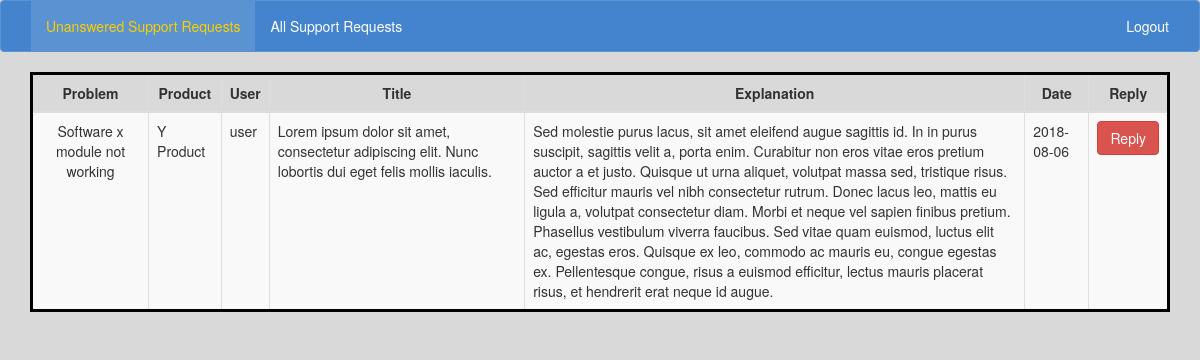
Page /ticketsystem/index.php/panel on the committed database.
### tables this page shows
CREATE TABLE `tickets` (
  `id` int(11) NOT NULL,
  `user_id` int(11) NOT NULL,
  `ticket_date` date NOT NULL,
  `categorie_id` varchar(255) NOT NULL,
  `product_id` int(11) NOT NULL,
  `ticket_exp` text NOT NULL,
  `ticket_title` text NOT NULL,
  `ticket_status` int(11) NOT NULL
);

CREATE TABLE `categories` (
  `id` int(11) NOT NULL,
  `categorie` varchar(255) NOT NULL
);

CREATE TABLE `products` (
  `id` int(11) NOT NULL,
  `product_name` varchar(50) NOT NULL
);

CREATE TABLE `users` (
  `id` int(11) NOT NULL,
  `user_name` varchar(30) NOT NULL,
  `user_username` varchar(255) NOT NULL,
  `user_pass` varchar(255) NOT NULL,
  `user_email` varchar(50) NOT NULL,
  `hash` varchar(32) NOT NULL,
  `user_auth` int(11) NOT NULL
);

### ticketsystem/application/controllers/Panel.php (called while the page is built, shortened)
<?php
class Panel extends CI_Controller
{
  public function __construct(){
    $this->load->model("panel_model");
  }
  public function index()
  {
    $viewData['data']=$this->panel_model->getAll(array(
      "tickets.ticket_status" => "0"
    ));
    $this->load->view("panel", $viewData);
  }
}
?>

### ticketsystem/index.php (called while the page is built, shortened)
<?php
require_once BASEPATH.'core/CodeIgniter.php';

### ticketsystem/application/models/Panel_model.php (called while the page is built, shortened)
<?php
class Panel_model extends CI_Model
{
  public function getAll($where)
  {
    $this->db->select('tickets.id AS ticket_id, categories.categorie, products.product_name, users.user_username, tickets.ticket_title, tickets.ticket_exp, tickets.ticket_date');
    $this->db->from('tickets');
    $this->db->where($where);
    $this->db->join('users', 'users.id = tickets.user_id', "INNER");
    $this->db->join('products', 'products.id = tickets.product_id', "INNER");
    $this->db->join('categories', 'categories.id = tickets.categorie_id', "INNER");
    return $this->db->get()->result();
  }
}
?>

### ticketsystem/application/views/panel.php (the view, shortened to what this page needs)
<!DOCTYPE html>
<html lang="en" dir="ltr">
  <head>
  </head>
  <body>
    <nav class="navbar navbar-default">
      <div class="container-fluid">
        <div class="navbar-header">
          <a class="navbar-brand" href="#"><?php echo $this->session->userdata("username");?></a>
        </div>
        <div class="collapse navbar-collapse" id="bs-example-navbar-collapse-1">
          <ul class="nav navbar-nav">
            <li class="active"><a href="<?php echo base_url("panel") ?>">Unanswered Support Requests<span class="sr-only">(current)</span></a></li>
            <li><a href="<?php echo base_url("answered") ?>">All Support Requests</a></li>
          </ul>
          <ul class="nav navbar-nav navbar-right">
            <li><a href="<?php echo base_url("logout");?>">Logout</a></li>
          </ul>
        </div>
      </div>
    </nav>
<div class="container">
    <div class="row">
            <div class="col-md-12">
                <table class="table table-bordered table-hover table-striped" style="border:3px solid black";>
                    <thead>
                        <th class="text-center">Problem</th>
                        <th class="text-center">Product</th>
                        <th class="text-center">User</th>
                        <th class="text-center">Title</th>
                        <th class="text-center">Explanation</th>
                        <th class="text-center">Date</th>
                        <th class="text-center">Reply</th>
                    </thead>
                    <tbody>
                      <?php foreach ($data as $row) { ?>
                     <tr>
                         <td class="text-center">
                             <?php echo $row->categorie; ?>
                         </td>
                         <td >
                           <?php echo $row->product_name; ?>
                         </td>
                         <td>
                           <?php echo $row->user_username; ?>
                         </td>
                         <td>
                           <?php echo $row->ticket_title; ?>
                         </td>
                         <td class="text-left" style="width:500px; height:50px">
                           <?php echo $row->ticket_exp; ?>
                         </td>
                         <td>
                           <?php echo $row->ticket_date; ?>
                         </td>
                         <td class="text-center">
                           <a href="<?php echo base_url("reply/getTicketDetails/$row->ticket_id");?>" class="btn btn-danger">Reply</a>
                         </td>
                     </tr>
                 <?php } ?>
                    </tbody>
                </table>
            </div>
        </div>
    </div>
  </body>
</html>

### ticketsystem/assets/css/ticket.css (style rules this page uses)
body { background: #d9d9d9; }
.navbar-default { background-color: #4484ce; border-color: #5b92d2; }
.navbar-default .navbar-brand { color: #ffffff; }
.navbar-default .navbar-nav > li > a { color: #ffffff; }
.navbar-default .navbar-nav > .active > a, .navbar-default .navbar-nav > .active > a:hover, .navbar-default .navbar-nav > .active > a:focus { color: #f9cf00; background-color: #5b92d2; }
.navbar-default .navbar-collapse, .navbar-default .navbar-form { border-color: #ffffff; }

### rows in the picture
tickets: categorie.categorie "Software x module not working", product.product_name "Y Product", user.user_username "user", ticket_title "Lorem ipsum dolor sit amet, consectetur adipiscing elit. Nunc lobortis dui eget felis mollis iaculis.", ticket_exp "Sed molestie purus lacus, sit amet eleifend augue sagittis id. In in purus suscipit, sagittis velit a, porta enim. Curabitur non eros vitae eros pretium auctor a et justo. Quisque ut urna aliquet, volutpat massa sed, tristique risus. Sed efficitur mauris vel nibh consectetur rutrum. Donec lacus leo, mattis eu ligula a, volutpat consectetur diam. Morbi et neque vel sapien finibus pretium. Phasellus vestibulum viverra faucibus. Sed vitae quam euismod, luctus elit ac, egestas eros. Quisque ex leo, commodo ac mauris eu, congue egestas ex. Pellentesque congue, risus a euismod efficitur, lectus mauris placerat risus, et hendrerit erat neque id augue.", ticket_date "2018-08-06"
